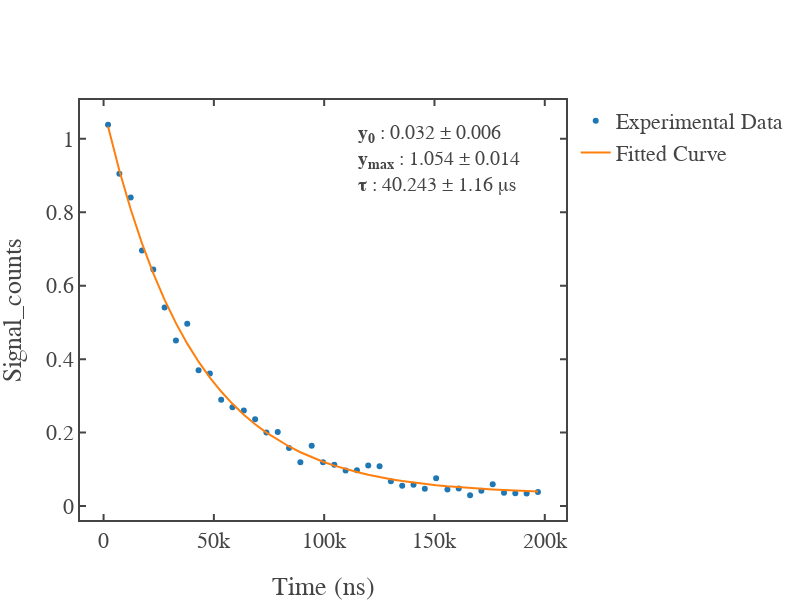

Here is the notebook cell this chart was saved with:
### Code cell
# Plotting the Fitted Curve
fig = go.Figure()
fig.add_scatter(x=x_old,y=y_old,mode='markers',name='Experimental Data' )
fig.add_scatter(x=xNew,y=yNew,mode='lines',name='Fitted Curve') 
fig.update_layout(template = fig_template)
fig.update_xaxes(title_text = "Time (ns)"); fig.update_yaxes(title_text = "Signal_counts")
fig.add_annotation(
    xref="x domain", yref="y domain",align = "left",
    x=0.95, y=0.95,
    text=f"<b>y<sub>0</sub></b> : {np.round(coefficient[0],3)} &plusmn; {np.round(error_bars[0],3)}\
    <br><b>y<sub>max</sub></b> : {np.round(coefficient[1],3)} &plusmn; {np.round(error_bars[1],3)}\
    <br><b>\u03C4</b> : {np.round(coefficient[2]/1e3,3)} &plusmn; {np.round(error_bars[2]/1e3,3)} &mu;s",
    showarrow=False,
    font_family="Times New Roman",font_size=20
)
#allowed saving formats : 'html','svg','pdf','png','jpeg','webp'
image_save(image_directory_name,file_name,fig_to_save=fig,extension='html') 
fig.show()

### Figure 1 — Plotly figure (JSON) as saved in the notebook; plotly's stock layout.template omitted (floating-point values rounded to 4 significant figures)
{"data": [{"mode": "markers", "name": "Experimental Data", "type": "scatter", "x": [2032, 7160.0, 12290.0, 17420.0, 22540.0, 27670.0, 32800.0, 37930.0, 43060.0, 48190.0, 53310.0, 58440.0, 63570.0, 68700.0, 73830.0, 78960.0, 84080.0, 89210.0, 94340.0, 99470.0, 104600.0, 109700.0, 114900.0, 120000.0, 125100.0, 130200.0, 135400.0, 140500.0, 145600.0, 150700.0, 155900.0, 161000.0, 166100.0, 171300.0, 176400.0, 181500.0, 186600.0, 191800.0, 196900.0], "y": [1.038, 0.905, 0.8403, 0.6961, 0.6441, 0.5405, 0.451, 0.4961, 0.3698, 0.3608, 0.2894, 0.269, 0.2601, 0.2363, 0.2, 0.2014, 0.158, 0.1193, 0.1642, 0.1192, 0.1124, 0.09684, 0.09719, 0.1101, 0.1087, 0.06726, 0.05556, 0.05828, 0.04701, 0.07539, 0.04492, 0.04793, 0.02941, 0.04147, 0.05908, 0.03612, 0.03491, 0.03412, 0.0381]}, {"mode": "lines", "name": "Fitted Curve", "type": "scatter", "x": [2032, 7160.0, 12290.0, 17420.0, 22540.0, 27670.0, 32800.0, 37930.0, 43060.0, 48190.0, 53310.0, 58440.0, 63570.0, 68700.0, 73830.0, 78960.0, 84080.0, 89210.0, 94340.0, 99470.0, 104600.0, 109700.0, 114900.0, 120000.0, 125100.0, 130200.0, 135400.0, 140500.0, 145600.0, 150700.0, 155900.0, 161000.0, 166100.0, 171300.0, 176400.0, 181500.0, 186600.0, 191800.0, 196900.0], "y": [1.033, 0.9136, 0.8081, 0.7152, 0.6334, 0.5615, 0.4981, 0.4423, 0.3932, 0.3499, 0.3119, 0.2784, 0.2489, 0.2229, 0.2, 0.1799, 0.1622, 0.1466, 0.1328, 0.1208, 0.1101, 0.1007, 0.09249, 0.08523, 0.07884, 0.07321, 0.06826, 0.06389, 0.06005, 0.05667, 0.0537, 0.05108, 0.04877, 0.04674, 0.04495, 0.04338, 0.04199, 0.04077, 0.0397]}], "layout": {"annotations": [{"align": "left", "font": {"family": "Times New Roman", "size": 20}, "showarrow": false, "text": "<b>y<sub>0</sub></b> : 0.032 &plusmn; 0.006    <br><b>y<sub>max</sub></b> : 1.054 &plusmn; 0.014    <br><b>τ</b> : 40.243 &plusmn; 1.16 &mu;s", "x": 0.95, "xref": "x domain", "y": 0.95, "yref": "y domain"}], "height": 600, "width": 800, "xaxis": {"autorange": true, "range": [-10680.0, 209600.0], "title": {"text": "Time (ns)"}, "type": "linear"}, "yaxis": {"autorange": true, "range": [-0.03798, 1.106], "title": {"text": "Signal_counts"}, "type": "linear"}}}
